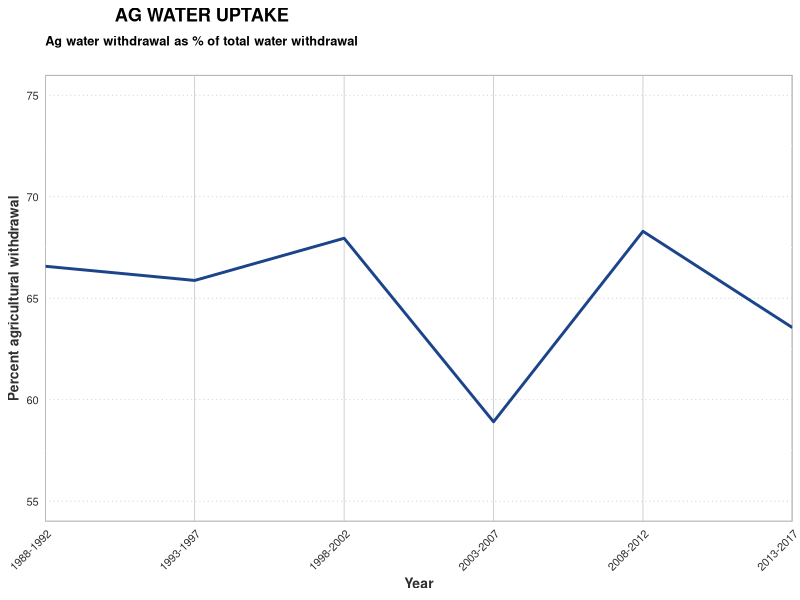

Reproduce this figure in R.
library(plyr)
library(dplyr)
library(ggplot2)

setwd('C:/Users/claborn-intern/Dropbox (MPAMystery)/Kelly_ProjectMGMT/1_Dashboard/TEMP - Food Ambient Monitoring/')

wateruse <- read.csv('wateruse.since1960.csv',header=T)
wateruse$timeinterval <- ifelse(wateruse$Year=="1958" |
                                  wateruse$Year=="1959" |
                                  wateruse$Year=="1960" |
                                  wateruse$Year=="1961" |
                                  wateruse$Year=="1962",
                                "t1",
                                ifelse(wateruse$Year=="1963" |
                                         wateruse$Year=="1964" |
                                         wateruse$Year=="1965" |
                                         wateruse$Year=="1966" |
                                         wateruse$Year=="1967",
                                       "t2",
                                       ifelse(wateruse$Year=="1968" |
                                                wateruse$Year=="1969" |
                                                wateruse$Year=="1970" |
                                                wateruse$Year=="1971" |
                                                wateruse$Year=="1972",
                                              "t3",
                                              ifelse(wateruse$Year=="1973" |
                                                       wateruse$Year=="1974" |
                                                       wateruse$Year=="1975" |
                                                       wateruse$Year=="1976" |
                                                       wateruse$Year=="1977",
                                                     "t4",
                                                     ifelse(wateruse$Year=="1978" |
                                                              wateruse$Year=="1979" |
                                                              wateruse$Year=="1980" |
                                                              wateruse$Year=="1981" |
                                                              wateruse$Year=="1982",
                                                            "t5",
                                                            ifelse(wateruse$Year=="1983" |
                                                                     wateruse$Year=="1984" |
                                                                     wateruse$Year=="1985" |
                                                                     wateruse$Year=="1986" |
                                                                     wateruse$Year=="1987",
                                                                   "t6",
                                                                   ifelse(wateruse$Year=="1988" |
                                                                            wateruse$Year=="1989" |
                                                                            wateruse$Year=="1990" |
                                                                            wateruse$Year=="1991" |
                                                                            wateruse$Year=="1992",
                                                                          "t7",
                                                                          ifelse(wateruse$Year=="1993" |
                                                                                   wateruse$Year=="1994" |
                                                                                   wateruse$Year=="1995" |
                                                                                   wateruse$Year=="1996" |
                                                                                   wateruse$Year=="1997",
                                                                                 "t8",
                                                                                 ifelse(wateruse$Year=="1998" |
                                                                                          wateruse$Year=="1999" |
                                                                                          wateruse$Year=="2000" |
                                                                                          wateruse$Year=="2001" |
                                                                                          wateruse$Year=="2002",
                                                                                        "t9",
                                                                                        ifelse(wateruse$Year=="2003" |
                                                                                                 wateruse$Year=="2004" |
                                                                                                 wateruse$Year=="2005" |
                                                                                                 wateruse$Year=="2006" |
                                                                                                 wateruse$Year=="2007",
                                                                                               "t10",
                                                                                               ifelse(wateruse$Year=="2008" |
                                                                                                        wateruse$Year=="2009" |
                                                                                                        wateruse$Year=="2010" |
                                                                                                        wateruse$Year=="2011" |
                                                                                                        wateruse$Year=="2012",
                                                                                                      "t11",
                                                                                                      ifelse(wateruse$Year=="2013" |
                                                                                                               wateruse$Year=="2014" |
                                                                                                               wateruse$Year=="2015" |
                                                                                                               wateruse$Year=="2016" |
                                                                                                               wateruse$Year=="2017",
                                                                                                             "t12",NA))))))))))))

wateruse.prop <- wateruse[wateruse$Variable.Id==4250,c(1,3,5,6,8)]
wateruse.prop <- 
  wateruse.prop %>%
  full_join(wateruse[wateruse$Variable.Id==4253,c(1,5,6)], by=c("Area","Year"))
colnames(wateruse.prop) <- c("Area","Variable.Name","Year","AgWithdrawal","TimeInterval","TotalWithdrawal")

wateruse.prop <- wateruse.prop[!is.na(wateruse.prop$AgWithdrawal) &
                                 !is.na(wateruse.prop$TotalWithdrawal),]

wateruse.numberintervals <- 
  wateruse.prop %>%
  group_by(Area) %>%
  summarise(numberintervals=length(unique(TimeInterval)))

wateruse.mostfreqtime <-
  wateruse.prop %>%
  group_by(TimeInterval) %>%
  summarise(numbercountries=length(unique(Area)))

wateruse.plotdata <-
  wateruse.prop %>%
  group_by(TimeInterval) %>%
  summarise(percent=(sum(AgWithdrawal,na.rm=T)/sum(TotalWithdrawal,na.rm=T))*100)

wateruse.plotdata <- wateruse.plotdata[c(1:3,9:11),]
wateruse.plotdata$TimeInterval <- factor(wateruse.plotdata$TimeInterval,
                                         levels=c("t7","t8","t9","t10","t11","t12"),
                                         ordered=T)
wateruse.plotdata$Year <- factor(ifelse(wateruse.plotdata$TimeInterval=="t7","1988-1992",
                                 ifelse(wateruse.plotdata$TimeInterval=="t8","1993-1997",
                                        ifelse(wateruse.plotdata$TimeInterval=="t9","1998-2002",
                                               ifelse(wateruse.plotdata$TimeInterval=="t10","2003-2007",
                                                      ifelse(wateruse.plotdata$TimeInterval=="t11","2008-2012",
                                                             ifelse(wateruse.plotdata$TimeInterval=="t12","2013-2017",NA)))))),
                                 levels=c("1988-1992","1993-1997","1998-2002","2003-2007","2008-2012","2013-2017"),
                                 ordered=T)
wateruse.plotdata <- wateruse.plotdata[order(wateruse.plotdata$Year),c(3,2)]

plot.theme.wateruse <- theme(axis.ticks=element_blank(),
                    panel.background=element_rect(fill="white",
                                                  colour="#909090"),
                    panel.border=element_rect(fill=NA,
                                              size=0.25,
                                              colour="#C0C0C0"),
                    panel.grid.major.x=element_line(colour="#C0C0C0",
                                                    size=0.25),
                    panel.grid.major.y=element_line(colour="#C0C0C0",
                                                    size=0.25,
                                                    linetype=3),
                    panel.margin=unit(0,"cm"),
                    axis.title=element_text(size=10,
                                            angle=0,
                                            face="bold",
                                            colour="#303030"),
                    axis.text.x=element_text(hjust=1,
                                           size=8,
                                           angle=45,
                                           colour="#303030"),
                    axis.text.y=element_text(size=8,
                                             angle=0,
                                             colour="#303030"))



wateruse.labs <- labs(x="Year",y="Percent agricultural withdrawal")

wateruse.plot <- ggplot(wateruse.plotdata,
                        aes(Year,group=1)) +
  geom_line(aes(y=percent),
            color="#1B448B",
            size=1) +
  scale_x_discrete(labels=c("1988-1992","1993-1997","1998-2002","2003-2007","2008-2012","2013-2017"),
                   expand=c(0,0)) +
  scale_y_continuous(limits=c(55,75)) +
  ggtitle(expression(atop(bold("AG WATER UPTAKE"),
                          atop(bold("Ag water withdrawal as % of total water withdrawal"))))) +
  plot.theme.wateruse + wateruse.labs 